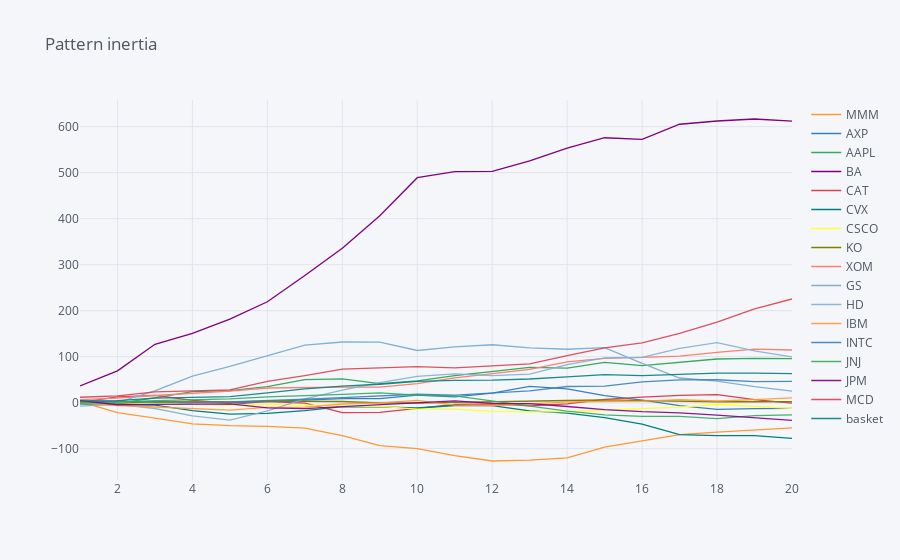

The code cell stored with this chart in its notebook:
### Code cell
basket_results.iplot(title = "Pattern inertia")

### Figure 1 — Plotly figure (JSON) as saved in the notebook; plotly's stock layout.template omitted (floating-point values rounded to 4 significant figures)
{"data": [{"line": {"color": "rgba(255, 153, 51, 1.0)", "dash": "solid", "shape": "linear", "width": 1.3}, "mode": "lines", "name": "MMM", "text": "", "type": "scatter", "x": [1, 2, 3, 4, 5, 6, 7, 8, 9, 10, 11, 12, 13, 14, 15, 16, 17, 18, 19, 20], "y": [2.11, -21.96, -33.82, -46.24, -50.09, -51.88, -55.49, -71.99, -93.7, -100.3, -115.3, -127.2, -125.2, -120.6, -97.22, -84.16, -69.61, -64.3, -59.41, -55.33]}, {"line": {"color": "rgba(55, 128, 191, 1.0)", "dash": "solid", "shape": "linear", "width": 1.3}, "mode": "lines", "name": "AXP", "text": "", "type": "scatter", "x": [1, 2, 3, 4, 5, 6, 7, 8, 9, 10, 11, 12, 13, 14, 15, 16, 17, 18, 19, 20], "y": [0.75, 2.47, -0.13, -3.99, -4.51, 2.41, 5.04, 8.39, 8.7, 15.98, 12.33, 20.6, 35.19, 29.9, 14.9, 5.25, -6.63, -14.74, -13.08, -12.52]}, {"line": {"color": "rgba(50, 171, 96, 1.0)", "dash": "solid", "shape": "linear", "width": 1.3}, "mode": "lines", "name": "AAPL", "text": "", "type": "scatter", "x": [1, 2, 3, 4, 5, 6, 7, 8, 9, 10, 11, 12, 13, 14, 15, 16, 17, 18, 19, 20], "y": [-2.05, -1.84, 10.11, 23.61, 25.94, 34.74, 49.93, 51.27, 41.27, 47.04, 58.72, 68.02, 76.27, 74.63, 87.17, 80.18, 86.81, 94.71, 96.18, 95.6]}, {"line": {"color": "rgba(128, 0, 128, 1.0)", "dash": "solid", "shape": "linear", "width": 1.3}, "mode": "lines", "name": "BA", "text": "", "type": "scatter", "x": [1, 2, 3, 4, 5, 6, 7, 8, 9, 10, 11, 12, 13, 14, 15, 16, 17, 18, 19, 20], "y": [36.1, 68.99, 126.6, 150.5, 181.4, 219.2, 276.1, 335.3, 406.3, 489.0, 502.1, 502.9, 525.4, 553.1, 575.9, 572.6, 605.3, 612.4, 616.7, 612.2]}, {"line": {"color": "rgba(219, 64, 82, 1.0)", "dash": "solid", "shape": "linear", "width": 1.3}, "mode": "lines", "name": "CAT", "text": "", "type": "scatter", "x": [1, 2, 3, 4, 5, 6, 7, 8, 9, 10, 11, 12, 13, 14, 15, 16, 17, 18, 19, 20], "y": [0.41, 12.48, 15.36, 4.66, -0.86, 1.89, -1.32, -21.74, -21.47, -12.4, -4.05, -2.9, -7.17, -3.13, 6.85, 11.81, 15.42, 17.19, 6.18, -1.21]}, {"line": {"color": "rgba(0, 128, 128, 1.0)", "dash": "solid", "shape": "linear", "width": 1.3}, "mode": "lines", "name": "CVX", "text": "", "type": "scatter", "x": [1, 2, 3, 4, 5, 6, 7, 8, 9, 10, 11, 12, 13, 14, 15, 16, 17, 18, 19, 20], "y": [-3.43, -4.32, -5.49, -17.66, -25.21, -23.69, -17.52, -8.95, -9.34, -11.9, -6.4, -6.65, -18.29, -23.18, -32.71, -47.06, -70.01, -72.13, -71.77, -77.78]}, {"line": {"color": "rgba(255, 255, 51, 1.0)", "dash": "solid", "shape": "linear", "width": 1.3}, "mode": "lines", "name": "CSCO", "text": "", "type": "scatter", "x": [1, 2, 3, 4, 5, 6, 7, 8, 9, 10, 11, 12, 13, 14, 15, 16, 17, 18, 19, 20], "y": [3.28, 0.11, -1.31, -4.02, -5.55, -3.62, -6.16, -7.82, -8.38, -14.3, -14.43, -19.07, -20.1, -19.69, -16.46, -13.63, -9.83, -4.31, -7.8, -12.53]}, {"line": {"color": "rgba(128, 128, 0, 1.0)", "dash": "solid", "shape": "linear", "width": 1.3}, "mode": "lines", "name": "KO", "text": "", "type": "scatter", "x": [1, 2, 3, 4, 5, 6, 7, 8, 9, 10, 11, 12, 13, 14, 15, 16, 17, 18, 19, 20], "y": [-0.89, -1.62, 2.11, 1.95, 1.27, 2.91, 2.74, 2.22, -0.59, -1.03, 0.25, 1.2, 2.46, 4.47, 5.74, 4.29, 2.8, 1.75, 1.72, 2.02]}, {"line": {"color": "rgba(251, 128, 114, 1.0)", "dash": "solid", "shape": "linear", "width": 1.3}, "mode": "lines", "name": "XOM", "text": "", "type": "scatter", "x": [1, 2, 3, 4, 5, 6, 7, 8, 9, 10, 11, 12, 13, 14, 15, 16, 17, 18, 19, 20], "y": [6.45, 9.8, 15.35, 19.71, 24.96, 31.59, 33.02, 33.48, 33.41, 40.97, 53.58, 62.36, 72.32, 88.55, 96.23, 98.03, 101.1, 109.0, 116.2, 114.3]}, {"line": {"color": "rgba(128, 177, 211, 1.0)", "dash": "solid", "shape": "linear", "width": 1.3}, "mode": "lines", "name": "GS", "text": "", "type": "scatter", "x": [1, 2, 3, 4, 5, 6, 7, 8, 9, 10, 11, 12, 13, 14, 15, 16, 17, 18, 19, 20], "y": [-3.39, 0.57, 25.25, 57.65, 78.74, 102.0, 125, 131.7, 131.6, 113.2, 121.0, 125.7, 118.7, 115.9, 119.3, 85.28, 53.36, 46.63, 34.74, 24.81]}, {"line": {"color": "rgba(128, 177, 211, 0.8999999999999999)", "dash": "solid", "shape": "linear", "width": 1.3}, "mode": "lines", "name": "HD", "text": "", "type": "scatter", "x": [1, 2, 3, 4, 5, 6, 7, 8, 9, 10, 11, 12, 13, 14, 15, 16, 17, 18, 19, 20], "y": [-7.79, -3.74, -12.96, -29.25, -38.13, -18.18, 8.11, 26.88, 43.39, 56.97, 62.43, 58.51, 61.98, 82.27, 97.32, 98.29, 117.7, 130.5, 112.5, 99.49]}, {"line": {"color": "rgba(255, 153, 51, 0.8999999999999999)", "dash": "solid", "shape": "linear", "width": 1.3}, "mode": "lines", "name": "IBM", "text": "", "type": "scatter", "x": [1, 2, 3, 4, 5, 6, 7, 8, 9, 10, 11, 12, 13, 14, 15, 16, 17, 18, 19, 20], "y": [-1.09, -6.93, -9.71, -13.19, -16.45, -10.48, -9.89, -3.14, -0.77, 4.65, -5.73, -6.68, -3.52, 1.48, 3.11, 3.16, 6.52, 3.38, 6.37, 9.98]}, {"line": {"color": "rgba(55, 128, 191, 0.8999999999999999)", "dash": "solid", "shape": "linear", "width": 1.3}, "mode": "lines", "name": "INTC", "text": "", "type": "scatter", "x": [1, 2, 3, 4, 5, 6, 7, 8, 9, 10, 11, 12, 13, 14, 15, 16, 17, 18, 19, 20], "y": [3.32, 2.34, 1.18, 0.37, 1.38, 3.65, 7.16, 10.65, 15.02, 17.97, 16.05, 21.31, 25.3, 34.88, 35.55, 44.86, 49.48, 49.56, 45.44, 46.02]}, {"line": {"color": "rgba(50, 171, 96, 0.8999999999999999)", "dash": "solid", "shape": "linear", "width": 1.3}, "mode": "lines", "name": "JNJ", "text": "", "type": "scatter", "x": [1, 2, 3, 4, 5, 6, 7, 8, 9, 10, 11, 12, 13, 14, 15, 16, 17, 18, 19, 20], "y": [-1.1, 0.76, 4.37, 6.75, 7.82, 12.52, 14.39, 17.71, 21.03, 15.84, 14.52, 3.66, -6.19, -18.48, -26.82, -30.01, -30.3, -35.2, -28.65, -26.73]}, {"line": {"color": "rgba(128, 0, 128, 0.8999999999999999)", "dash": "solid", "shape": "linear", "width": 1.3}, "mode": "lines", "name": "JPM", "text": "", "type": "scatter", "x": [1, 2, 3, 4, 5, 6, 7, 8, 9, 10, 11, 12, 13, 14, 15, 16, 17, 18, 19, 20], "y": [4.21, -4.8, -4.13, -3.45, -2.72, -11.42, -13.06, -9.1, -4.52, -1.26, 3.82, -1.92, -2.46, -8.62, -15.45, -19.86, -22.33, -27.56, -32.94, -38.99]}, {"line": {"color": "rgba(219, 64, 82, 0.8999999999999999)", "dash": "solid", "shape": "linear", "width": 1.3}, "mode": "lines", "name": "MCD", "text": "", "type": "scatter", "x": [1, 2, 3, 4, 5, 6, 7, 8, 9, 10, 11, 12, 13, 14, 15, 16, 17, 18, 19, 20], "y": [11.45, 14.59, 23.07, 25.53, 27.36, 46.13, 58.55, 72.81, 74.87, 78.17, 75.57, 80.04, 83.92, 102.2, 118.9, 129.7, 150.4, 174.9, 203.5, 225.2]}, {"line": {"color": "rgba(0, 128, 128, 0.8999999999999999)", "dash": "solid", "shape": "linear", "width": 1.3}, "mode": "lines", "name": "basket", "text": "", "type": "scatter", "x": [1, 2, 3, 4, 5, 6, 7, 8, 9, 10, 11, 12, 13, 14, 15, 16, 17, 18, 19, 20], "y": [3.021, 4.181, 9.739, 10.81, 12.83, 21.11, 29.79, 35.48, 39.8, 46.16, 48.4, 48.75, 51.16, 55.86, 60.77, 58.67, 61.26, 63.86, 64.12, 62.79]}], "layout": {"legend": {"bgcolor": "#F5F6F9", "font": {"color": "#4D5663"}}, "paper_bgcolor": "#F5F6F9", "plot_bgcolor": "#F5F6F9", "title": {"font": {"color": "#4D5663"}, "text": "Pattern inertia"}, "xaxis": {"gridcolor": "#E1E5ED", "showgrid": true, "tickfont": {"color": "#4D5663"}, "title": {"font": {"color": "#4D5663"}, "text": ""}, "zerolinecolor": "#E1E5ED"}, "yaxis": {"gridcolor": "#E1E5ED", "showgrid": true, "tickfont": {"color": "#4D5663"}, "title": {"font": {"color": "#4D5663"}, "text": ""}, "zerolinecolor": "#E1E5ED"}}}
